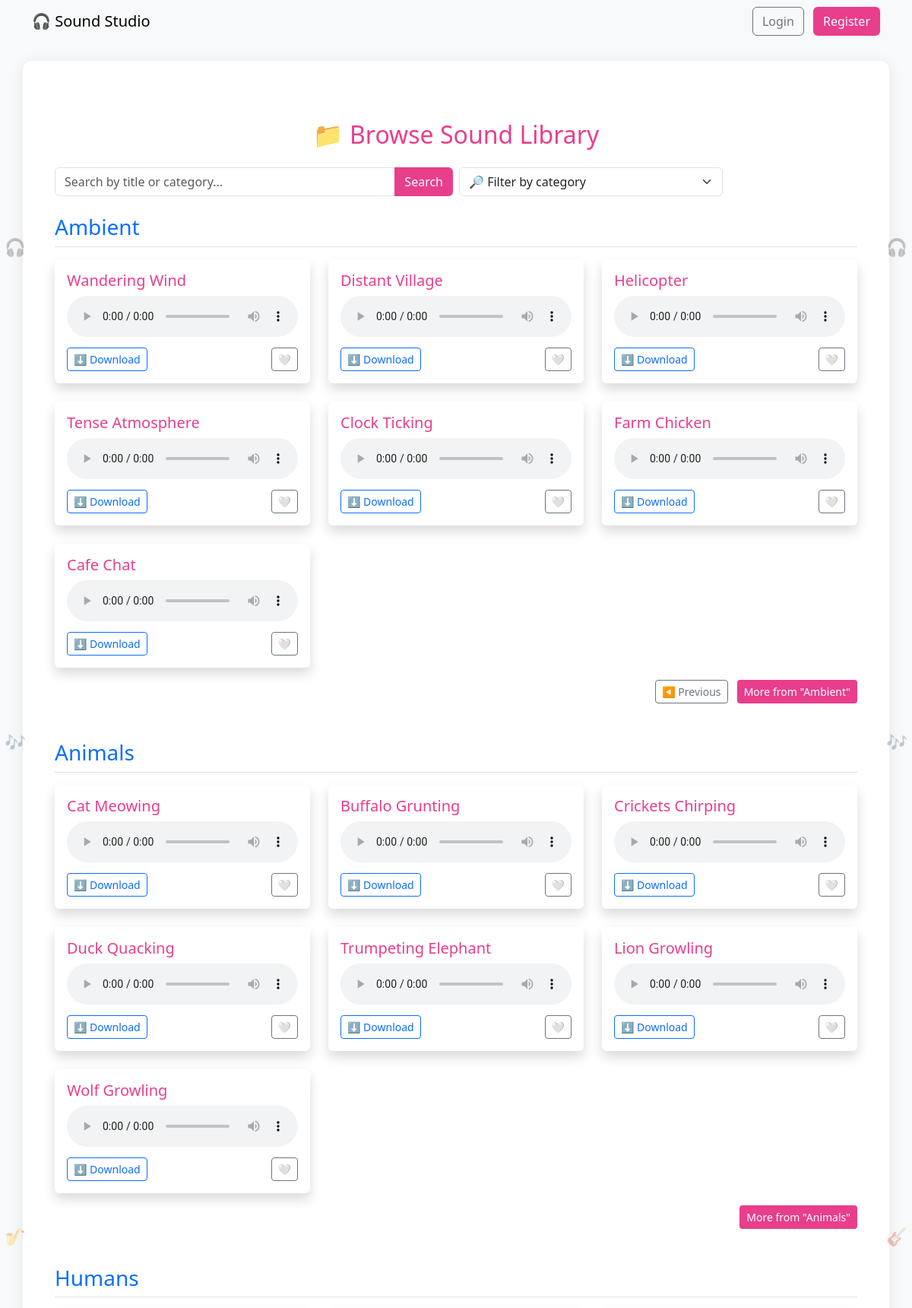
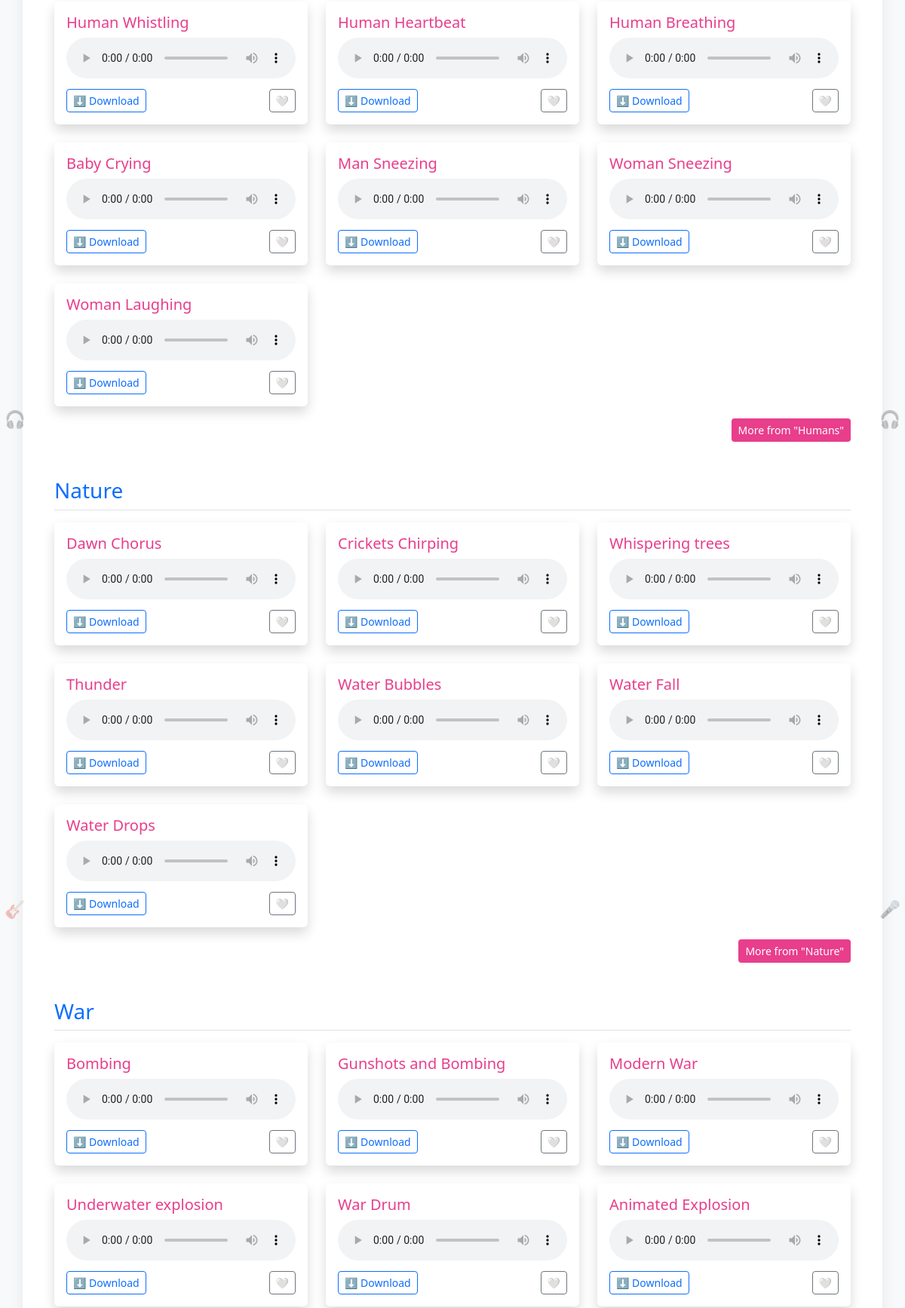
The app's page /browse?page_Ambient=2&page_Animals=1&page_Humans=1&page_Nature=1&page_War=1&page_Weather=1 (upper part) with its own data (2 pictures, top to bottom).
### sound_bank/app.py (models this page shows)
class Sound(db.Model):
    id = db.Column(db.Integer, primary_key=True)
    title = db.Column(db.String(100))
    category = db.Column(db.String(50))
    filename = db.Column(db.String(200))
    user_id = db.Column(db.Integer, db.ForeignKey('user.id'))
    uploader = db.relationship('User', backref='sounds')

### sound_bank/app.py (the view, shortened to what this page needs)
@app.route('/browse')
def browse():
    query = request.args.get('q', '').strip().lower()
    selected_category = request.args.get('category', '').strip()
    per_page = 7  # Sounds per title
    user = None
    user_favorite_ids = []
    user_uploaded_sound_ids = []
    if 'user_id' in session:
        user = User.query.get(session['user_id'])
        user_favorite_ids = [fav.sound_id for fav in user.favorites]
        user_uploaded_sound_ids = [s.id for s in Sound.query.filter_by(user_id=user.id).all()]
    sounds_query = Sound.query
    if selected_category:
        sounds_query = sounds_query.filter(Sound.category == selected_category)
    sounds = sounds_query.order_by(Sound.title.asc()).all()
    grouped_sounds = defaultdict(list)
    for sound in sounds:
        grouped_sounds[sound.title].append(sound)
    paginated_sounds = {}
    for title, sound_list in grouped_sounds.items():
        page_param = f"page_{title}"
        page = int(request.args.get(page_param, 1))
        start = (page - 1) * per_page
        end = start + per_page
        total = len(sound_list)
        paginated_sounds[title] = {
            'items': sound_list[start:end],
            'current_page': page,
            'has_next': end < total,
            'page_param': page_param
        }
    categories = db.session.query(Sound.category).distinct().all()
    categories = sorted([c[0] for c in categories])
    return render_template(
        'browse.html',
        paginated_sounds=paginated_sounds,
        categories=categories,
        selected_category=selected_category,
        user=user,
        user_favorite_ids=user_favorite_ids,
        user_uploaded_sound_ids=user_uploaded_sound_ids
        )

### sound_bank/app.py (called while the page is built)
@app.before_request
def make_session_permanent():
    session.permanent = True

### sound_bank/templates/browse.html (shortened to what this page needs)
{% extends 'base.html' %}
{% block content %}
<div class="container mt-5">
  <h2 class="text-center text-pink mb-4">📁 Browse Sound Library</h2>
  <form method="get" action="{{ url_for('browse') if request.path != '/' else url_for('index') }}" class="mb-4">
    <div class="row g-2">
      <div class="col-md-6">
        <div class="input-group">
          <input type="text" class="form-control" name="q" placeholder="Search by title or category..." value="{{ request.args.get('q', '') }}">
          <button class="btn btn-pink" type="submit">Search</button>
        </div>
      </div>
      <div class="col-md-4">
        <select class="form-select" name="category" onchange="this.form.submit()">
          <option value="">🔎 Filter by category</option>
        </select>
      </div>
    </div>
  </form>
  {% if paginated_sounds %}
    {% for title, group in paginated_sounds.items() %}
      <div class="mb-5">
        <h3 class="text-primary border-bottom pb-2 mb-3">{{ title }}</h3>
        <div class="row row-cols-1 row-cols-md-3 g-4">
          {% for sound in group['items'] %}
            <div class="col">
              <div class="card shadow border-0 h-100">
                <div class="card-body">
                  <h5 class="card-title text-pink">{{ sound.category }}</h5>
                  <audio controls class="w-100 mb-2">
                    <source src="{{ url_for('static', filename='sounds/' ~ sound.filename) }}" type="audio/mpeg">
                  </audio>
                  <div class="d-flex justify-content-between align-items-center">
                    <a href="{{ url_for('download', filename=sound.filename) }}" class="btn btn-sm btn-outline-primary">⬇️ Download</a>
                    {% if user %}
                      {% if sound.id in user_favorite_ids %}
                        <a href="{{ url_for('unfavorite', sound_id=sound.id) }}" class="btn btn-sm btn-outline-danger">💔</a>
                      {% else %}
                        <a href="{{ url_for('favorite', sound_id=sound.id) }}" class="btn btn-sm btn-outline-success">❤️</a>
                      {% endif %}
                    {% else %}
                      <a href="{{ url_for('login') }}" class="btn btn-sm btn-outline-secondary">🤍</a>
                    {% endif %}
                  </div>
                </div>
              </div>
            </div>
          {% endfor %}
        </div>
        {% if group['has_next'] or group['current_page'] > 1 %}
          <div class="text-end mt-3">
            {% set page_param = group['page_param'] %}
            {% set shared_args = request.args.to_dict() %}
            {% for other_title, other_group in paginated_sounds.items() %}
              {% set _ = shared_args.update({other_group['page_param']: other_group['current_page']}) %}
            {% endfor %}
            {% if group['current_page'] > 1 %}
              {% set prev_args = shared_args.copy() %}
              {% set _ = prev_args.update({page_param: group['current_page'] - 1}) %}
              <a class="btn btn-outline-secondary btn-sm me-2"
                 href="{{ url_for('browse', **prev_args) }}">
                 ◀️ Previous
              </a>
            {% endif %}
            {% if group['has_next'] %}
              {% set next_args = shared_args.copy() %}
              {% set _ = next_args.update({page_param: group['current_page'] + 1}) %}
              <a class="btn btn-pink btn-sm"
                 href="{{ url_for('browse', **next_args) }}">
                 More from "{{ title }}"
              </a>
            {% endif %}
          </div>
        {% endif %}
      </div>
    {% endfor %}
  {% else %}
    <p class="text-muted text-center">No sounds found.</p>
  {% endif %}
</div>
{% endblock %}

### sound_bank/templates/base.html (style rules this page uses)
body { background-color: #f8f9fa; margin: 0; min-height: 100vh; font-family: 'Segoe UI', Tahoma, Geneva, Verdana, sans-serif; color: #212529; position: relative; }
.text-pink { color: #e83e8c; }
.btn-pink { background-color: #e83e8c; color: white; }

### records on screen
Sound: title "Ambient"
Sound: category "Wandering Wind"
Sound: category "Distant Village"
Sound: category "Helicopter"
Sound: category "Tense Atmosphere"
Sound: category "Clock Ticking"
Sound: category "Farm Chicken"
Sound: category "Cafe Chat"
Sound: title "Animals", category "Cat Meowing"
Sound: category "Buffalo Grunting"
Sound: category "Crickets Chirping"
Sound: category "Duck Quacking"
Sound: category "Trumpeting Elephant"
Sound: category "Lion Growling"
Sound: category "Wolf Growling"
Sound: title "Humans", category "Human Whistling"
Sound: category "Human Heartbeat"
Sound: category "Human Breathing"
Sound: category "Baby Crying"
Sound: category "Man Sneezing"
Sound: category "Woman Sneezing"
Sound: category "Woman Laughing"
Sound: title "Nature", category "Dawn Chorus"
Sound: category "Crickets Chirping"
Sound: category "Whispering trees"
Sound: category "Thunder"
Sound: category "Water Bubbles"
Sound: category "Water Fall"
Sound: category "Water Drops"
Sound: title "War", category "Bombing"
Sound: category "Gunshots and Bombing"
Sound: category "Modern War"
Sound: category "Underwater explosion"
Sound: category "War Drum"
Sound: category "Animated Explosion"
